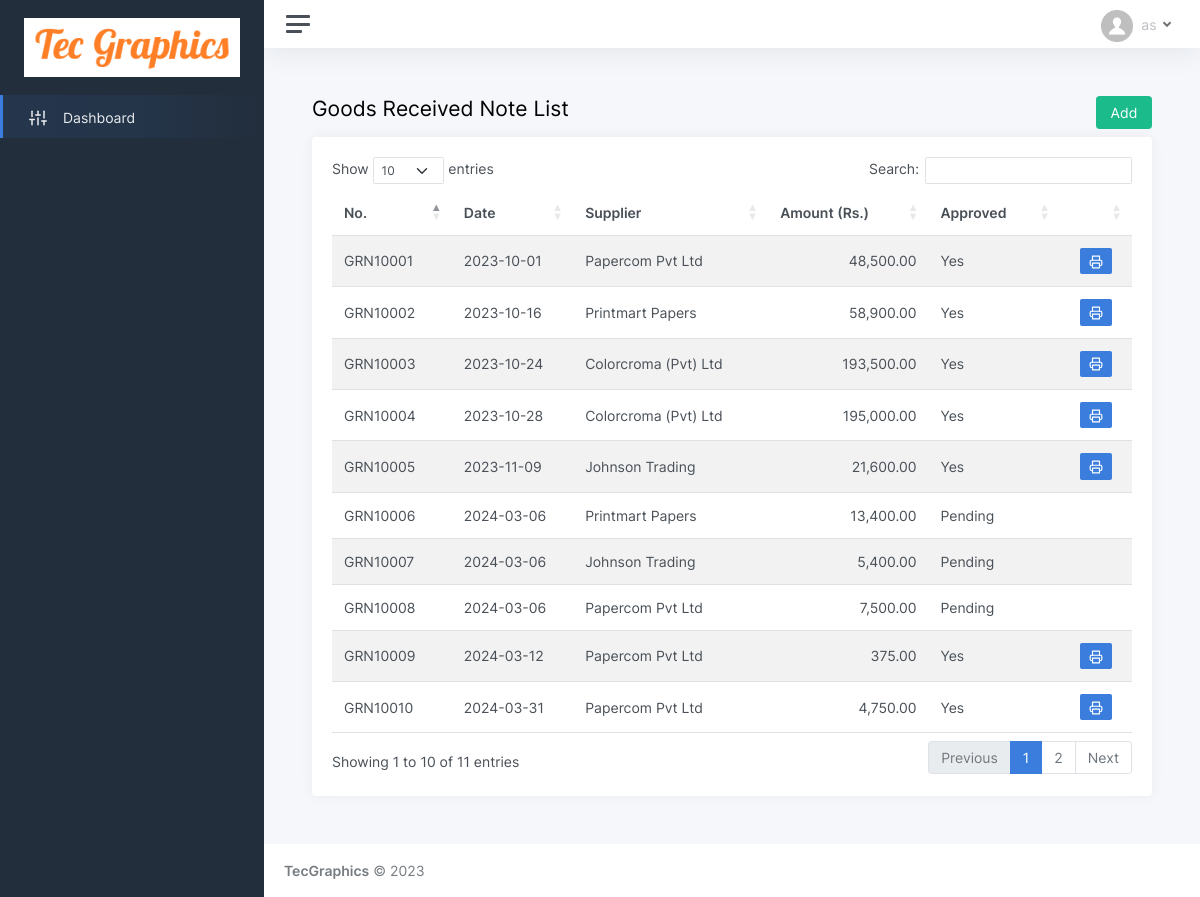
Page /goods_received_list.php on the committed database.
### tables this page shows
CREATE TABLE IF NOT EXISTS `grn_summary` (
  `id` int(11) NOT NULL AUTO_INCREMENT,
  `grn_no` varchar(15) NOT NULL,
  `grn_date` varchar(25) NOT NULL,
  `po_no` varchar(15) NOT NULL,
  `supplier` int(11) NOT NULL,
  `total` varchar(15) NOT NULL,
  `balance` varchar(15) NOT NULL,
  `pay_status` varchar(5) NOT NULL,
  `invoice_no` varchar(50) NOT NULL,
  `user` int(11) NOT NULL,
  `logdatetime` varchar(25) NOT NULL,
  `approval` varchar(10) NOT NULL DEFAULT 'pending',
  `app_user` int(11) NOT NULL,
  `app_datetime` varchar(25) NOT NULL,
  PRIMARY KEY (`id`)
);

CREATE TABLE IF NOT EXISTS `supplier` (
  `id` int(11) NOT NULL AUTO_INCREMENT,
  `sname` varchar(75) NOT NULL,
  `contactp` varchar(75) NOT NULL,
  `contact` varchar(50) NOT NULL,
  `address` varchar(250) NOT NULL,
  `email` varchar(150) NOT NULL,
  PRIMARY KEY (`id`)
);

### goods_received_list.php (the view, shortened to what this page needs)
<!DOCTYPE html>
<html lang="en">
<head>
	<?php include('header.php'); ?>
</head>
<body>
	<div class="wrapper">
	<?php include('sidebar.php'); ?>
		<div class="main">
		<?php include('topbar.php'); ?>
			<main class="content">
				<div class="container-fluid p-0">
					<div class="row">
					<h1 class="h3 mb-3 col-10">Goods Received Note List</h1>
					<div class="col-2" align="right"><a href="goods_received.php"><button class="btn btn-success">Add</button></a></div>
					</div>
					<div class="row">
						<div class="col-12">
							<div class="card">
								<div class="card-body">
									<table id="datatables-reponsive" class="table table-striped" style="width:100%">
										<thead>
										  <tr>
											<th>No.</th>
											<th>Date</th>
											<th>Supplier</th>
											<th>Amount (Rs.)</th>
											<th>Approved</th>
											<th>&nbsp;</th>
										  </tr>
										</thead>
										<tbody>
										  <?php
										  $select_grn = mysqli_query($con, "SELECT * FROM grn_summary");
										  while($result_grn= mysqli_fetch_array($select_grn)){
											$select_supp = mysqli_query($con, "SELECT sname FROM supplier WHERE id = '{$result_grn['supplier']}'");
											$result_supp = mysqli_fetch_array($select_supp);
										  ?>
										  <tr>
											<td><?php echo $result_grn['grn_no']; ?></td>
											<td><?php echo $result_grn['grn_date']; ?></td>
											<td><?php echo $result_supp['sname']; ?></td>
											<td align="right"><?php echo number_format($result_grn['total'], 2, '.', ','); ?></td>
											<td><?php echo ucfirst($result_grn['approval']); ?></td>
											<td align="center"><?php if($result_grn['approval'] == 'yes'){ ?><a href="print_grn.php?pid=<?php echo $result_grn['id']; ?>" target="_blank"><button class="btn btn-sm btn-primary"><i data-feather="printer"></i></button></a><?php } ?></td>
										 </tr>
										  <?php } ?>
										</tbody>
									</table>
								</div>
							</div>
						</div>
					</div>
				</div>
			</main>
			<?php include('footer.php'); ?>
		</div>
	</div>
</body>
</html>

### rows in the picture
grn_summary: grn_no "GRN10001", grn_date "2023-10-01", supplier.sname "Papercom Pvt Ltd", total "48,500.00", approval "Yes"
grn_summary: grn_no "GRN10002", grn_date "2023-10-16", supplier.sname "Printmart Papers", total "58,900.00", approval "Yes"
grn_summary: grn_no "GRN10003", grn_date "2023-10-24", supplier.sname "Colorcroma (Pvt) Ltd", total "193,500.00", approval "Yes"
grn_summary: grn_no "GRN10004", grn_date "2023-10-28", supplier.sname "Colorcroma (Pvt) Ltd", total "195,000.00", approval "Yes"
grn_summary: grn_no "GRN10005", grn_date "2023-11-09", supplier.sname "Johnson Trading", total "21,600.00", approval "Yes"
grn_summary: grn_no "GRN10006", grn_date "2024-03-06", supplier.sname "Printmart Papers", total "13,400.00", approval "Pending"
grn_summary: grn_no "GRN10007", grn_date "2024-03-06", supplier.sname "Johnson Trading", total "5,400.00", approval "Pending"
grn_summary: grn_no "GRN10008", grn_date "2024-03-06", supplier.sname "Papercom Pvt Ltd", total "7,500.00", approval "Pending"
grn_summary: grn_no "GRN10009", grn_date "2024-03-12", supplier.sname "Papercom Pvt Ltd", total "375.00", approval "Yes"
grn_summary: grn_no "GRN10010", grn_date "2024-03-31", supplier.sname "Papercom Pvt Ltd", total "4,750.00", approval "Yes"
